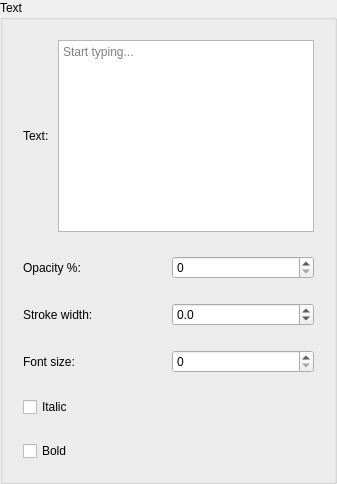
                     <widget class="QGroupBox" name="textGroupBox">
                      <property name="title">
                       <string>Text</string>
                      </property>
                      <layout class="QVBoxLayout" name="verticalLayout_40">
                       <item>
                        <widget class="QWidget" name="textWidget" native="true">
                         <layout class="QHBoxLayout" name="horizontalLayout_36">
                          <item>
                           <widget class="QLabel" name="textLabel">
                            <property name="sizePolicy">
                             <sizepolicy hsizetype="Preferred" vsizetype="Fixed">
                              <horstretch>0</horstretch>
                              <verstretch>0</verstretch>
                             </sizepolicy>
                            </property>
                            <property name="text">
                             <string>Text: </string>
                            </property>
                           </widget>
                          </item>
                          <item>
                           <widget class="QPlainTextEdit" name="textPlainTextEdit">
                            <property name="sizePolicy">
                             <sizepolicy hsizetype="Expanding" vsizetype="Preferred">
                              <horstretch>0</horstretch>
                              <verstretch>0</verstretch>
                             </sizepolicy>
                            </property>
                            <property name="placeholderText">
                             <string>Start typing...</string>
                            </property>
                           </widget>
                          </item>
                         </layout>
                        </widget>
                       </item>
                       <item>
                        <widget class="QWidget" name="textOpacityWidget" native="true">
                         <layout class="QHBoxLayout" name="horizontalLayout_37">
                          <item>
                           <widget class="QLabel" name="textOpacityLabel">
                            <property name="text">
                             <string>Opacity %: </string>
                            </property>
                           </widget>
                          </item>
                          <item>
                           <widget class="QSpinBox" name="textOpacitySpinBox">
                            <property name="wrapping">
                             <bool>false</bool>
                            </property>
                            <property name="accelerated">
                             <bool>true</bool>
                            </property>
                            <property name="maximum">
                             <number>100</number>
                            </property>
                           </widget>
                          </item>
                         </layout>
                        </widget>
                       </item>
                       <item>
                        <widget class="QWidget" name="textStrokeWidget" native="true">
                         <layout class="QHBoxLayout" name="horizontalLayout_38">
                          <item>
                           <widget class="QLabel" name="textStrokeLabel">
                            <property name="text">
                             <string>Stroke width: </string>
                            </property>
                           </widget>
                          </item>
                          <item>
                           <widget class="QDoubleSpinBox" name="textStrokeSpinBox">
                            <property name="accelerated">
                             <bool>true</bool>
                            </property>
                            <property name="decimals">
                             <number>1</number>
                            </property>
                            <property name="minimum">
                             <double>-3000.000000000000000</double>
                            </property>
                            <property name="maximum">
                             <double>3000.000000000000000</double>
                            </property>
                           </widget>
                          </item>
                         </layout>
                        </widget>
                       </item>
                       <item>
                        <widget class="QWidget" name="textSizeWidget" native="true">
                         <layout class="QHBoxLayout" name="horizontalLayout_40">
                          <item>
                           <widget class="QLabel" name="textSizeLabel">
                            <property name="text">
                             <string>Font size: </string>
                            </property>
                           </widget>
                          </item>
                          <item>
                           <widget class="QSpinBox" name="textSizeSpinBox">
                            <property name="buttonSymbols">
                             <enum>QAbstractSpinBox::UpDownArrows</enum>
                            </property>
                            <property name="accelerated">
                             <bool>true</bool>
                            </property>
                            <property name="maximum">
                             <number>96</number>
                            </property>
                           </widget>
                          </item>
                         </layout>
                        </widget>
                       </item>
                       <item>
                        <widget class="QWidget" name="textItalicWidget" native="true">
                         <layout class="QHBoxLayout" name="horizontalLayout_39">
                          <item>
                           <widget class="QCheckBox" name="italicCheckBox">
                            <property name="text">
                             <string>Italic</string>
                            </property>
                            <property name="autoRepeat">
                             <bool>false</bool>
                            </property>
                            <property name="autoExclusive">
                             <bool>false</bool>
                            </property>
                            <property name="tristate">
                             <bool>false</bool>
                            </property>
                           </widget>
                          </item>
                         </layout>
                        </widget>
                       </item>
                       <item>
                        <widget class="QWidget" name="textBoldWidget" native="true">
                         <layout class="QHBoxLayout" name="horizontalLayout_41">
                          <item>
                           <widget class="QCheckBox" name="textBoldCheckBox">
                            <property name="text">
                             <string>Bold</string>
                            </property>
                           </widget>
                          </item>
                         </layout>
                        </widget>
                       </item>
                      </layout>
                     </widget>
